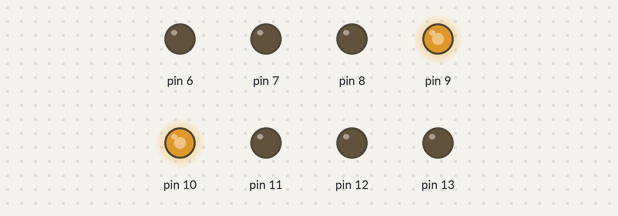
A sketch run on a simulated Arduino Uno, built with avr-gcc and run on an emulated ATmega328P. Parts: output pins drawn as LEDs (lit = HIGH).

Above: at 0.1 s.
Timing chart, 0 to 1.6 s (numbered marks = the images above):
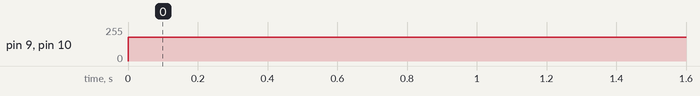

The sketch:

Movimiento_Vectorial_Curso.ino
```cpp
//void vector(int ang, int pwm){
//  int ad = sin[((ang-45)PI)180]*pwm;
//  int bc = cos[((ang-45)PI)180]*pwm;
//  if(ad<=0 || )
//}

int ang = 0;
int pwm = 255;

void setup() {

}

void loop() {

int  a = sin(((ang-45)*PI)/180)*pwm;
int  b = sin(((ang-135)*PI)/180)*pwm;
int  c = sin(((ang-225)*PI)/180)*pwm;
int  d = sin(((ang-315)*PI)/180)*pwm;
//8&9==C
//10&11==D
//6&&7==B
//12&&13==A
  if(c>=0){
    analogWrite(8,0);
    analogWrite(9,c);
  }
  else{
    c*(-1);
    analogWrite(8,c);
    analogWrite(9,0);
  }
    if(d>=0){
    analogWrite(11,0);
    analogWrite(10,d);
  }
  else{
    d*(-1);
    analogWrite(11,d);
    analogWrite(10,0);
  }
    if(b>=0){
    analogWrite(7,0);
    analogWrite(6,b);
  }
  else{
    b*(-1);
    analogWrite(7,b);
    analogWrite(6,0);
  }
    if(a>=0){
    analogWrite(13,0);
    analogWrite(12,a);
  }
  else{
    a*(-1);
    analogWrite(13,a);
    analogWrite(12,0);
  }
}
```

Measured:
- by itself, pin 9, pin 10: 0/255 → 180/255 at 0.00 s
